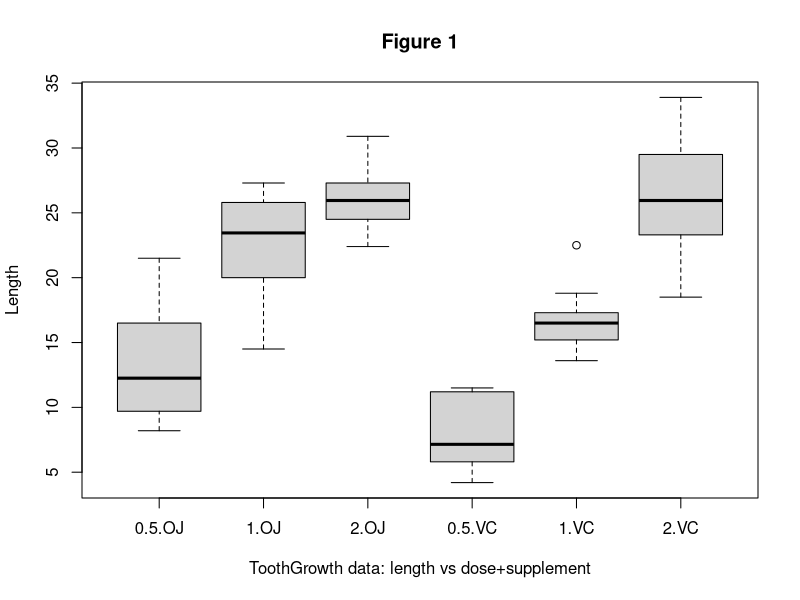
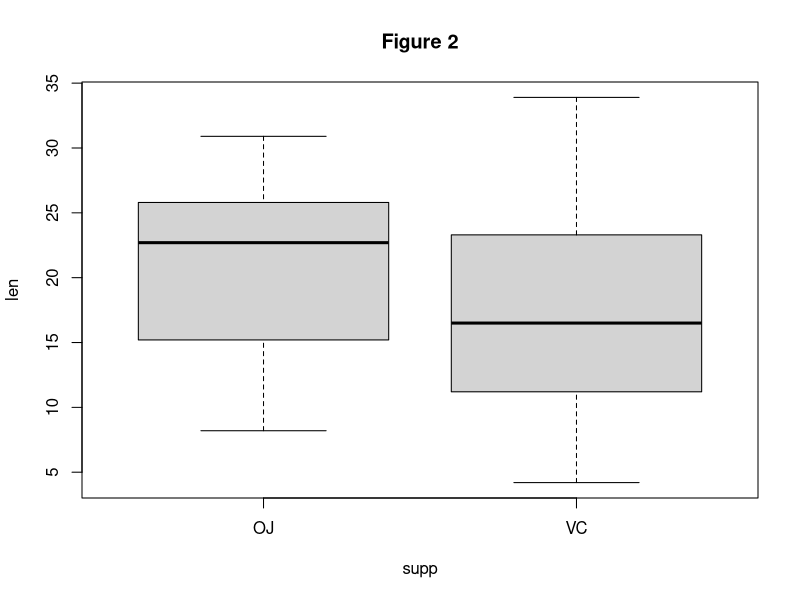
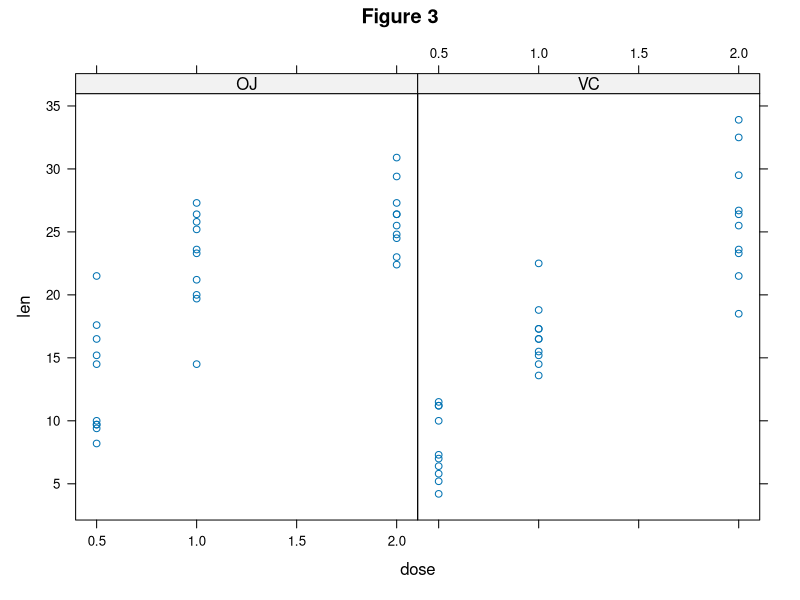

These charts were generated, in order, by the following R code:
## ---- chunk 1
library(datasets)
library(lattice)
dim(ToothGrowth)
summary(ToothGrowth)
## ---- chunk 2
boxplot(len~dose+supp, data=ToothGrowth,main="Figure 1", ylab="Length", xlab =  
    "ToothGrowth data: length vs dose+supplement")
## ---- chunk 3
boxplot(len~supp, data=ToothGrowth, main="Figure 2")
## ---- chunk 4
xyplot(len~dose|supp, data=ToothGrowth, main="Figure 3")
## ---- chunk 5
oj_data <- ToothGrowth[ToothGrowth$supp == "OJ",]$len
vc_data <- ToothGrowth[ToothGrowth$supp == "VC",]$len
t.test(oj_data, vc_data, var.equal=TRUE, paired=FALSE, conf.level = .95, alternative = "greater")
## ---- chunk 6
vc_05 <- ToothGrowth[ToothGrowth$supp=="VC" & ToothGrowth$dose == .5,]$len
vc_10 <- ToothGrowth[ToothGrowth$supp=="VC" & ToothGrowth$dose == 1,]$len
t.test(vc_10, vc_05, var.equal=TRUE, paired=FALSE, conf.level = .95, alternative = "greater")
## ---- chunk 7
vc_20 <- ToothGrowth[ToothGrowth$supp=="VC" & ToothGrowth$dose == 2,]$len
vc_10 <- ToothGrowth[ToothGrowth$supp=="VC" & ToothGrowth$dose == 1,]$len
t.test(vc_20, vc_10, var.equal=TRUE, paired=FALSE, conf.level = .95, alternative = "greater")
